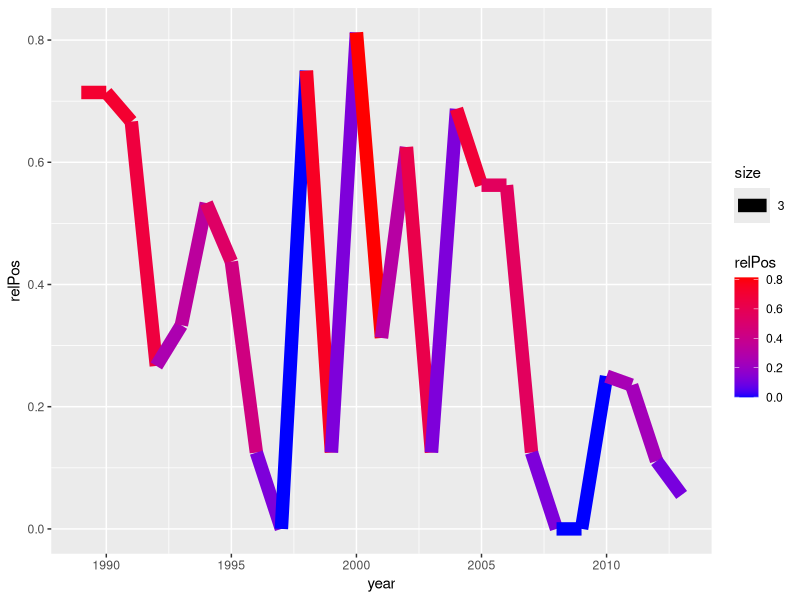

This chart was generated by the following R code:
year <- seq(from = 1989, to = 2013, by = 1)
position_rev <- c(17/18,16/18,13/17,12/16,16/16,16/16,14/16,7/16,7/16,5/16,14/16,6/16,11/16,3/16,14/16,4/16,16/16,14/16,9/16,7/15,10/15,11/15,5/15,4/14,4/14) #this starts in 2013 and goes backward to 1989
position <- rev(position_rev)
fff <- function (x){1-x}
relPos <- sapply(position, fff)

library("ggplot2")

data<-as.data.frame(cbind(year, relPos))

width <- 3236
height <- 2000
res <- 400
png(file = "deesChances.png", width = width, height = height, res = res)
ggplot(data, aes(x=year, y=relPos)) +
  geom_line(aes(colour = relPos, size = 3)) +
  scale_colour_gradient(low = "blue", high = "red")
dev.off()